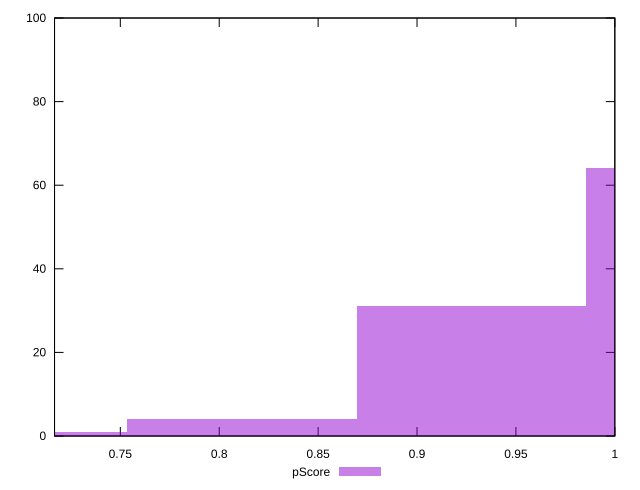

Here is the gnuplot script that generated this plot:
reset

$pScore <<EOF
0.6956065706223646 1
0.8115409990594254 4
1.043409855933547 64
0.9274754274964863 31
EOF

set key outside below
set boxwidth 0.11593442843706078
set xrange [0.7167377777777778:1]
set yrange [0:100]
set trange [0:100]
set style fill transparent solid 0.5 noborder
set terminal svg size 640, 490 enhanced background rgb 'white'
set output "report_00017_2021-02-10T15-08-03.406Z/uses-rel-preconnect/samples/pages+cached+noadtech+nomedia+nocss/pScore/histogram.svg"

plot $pScore title "pScore" with boxes

reset
